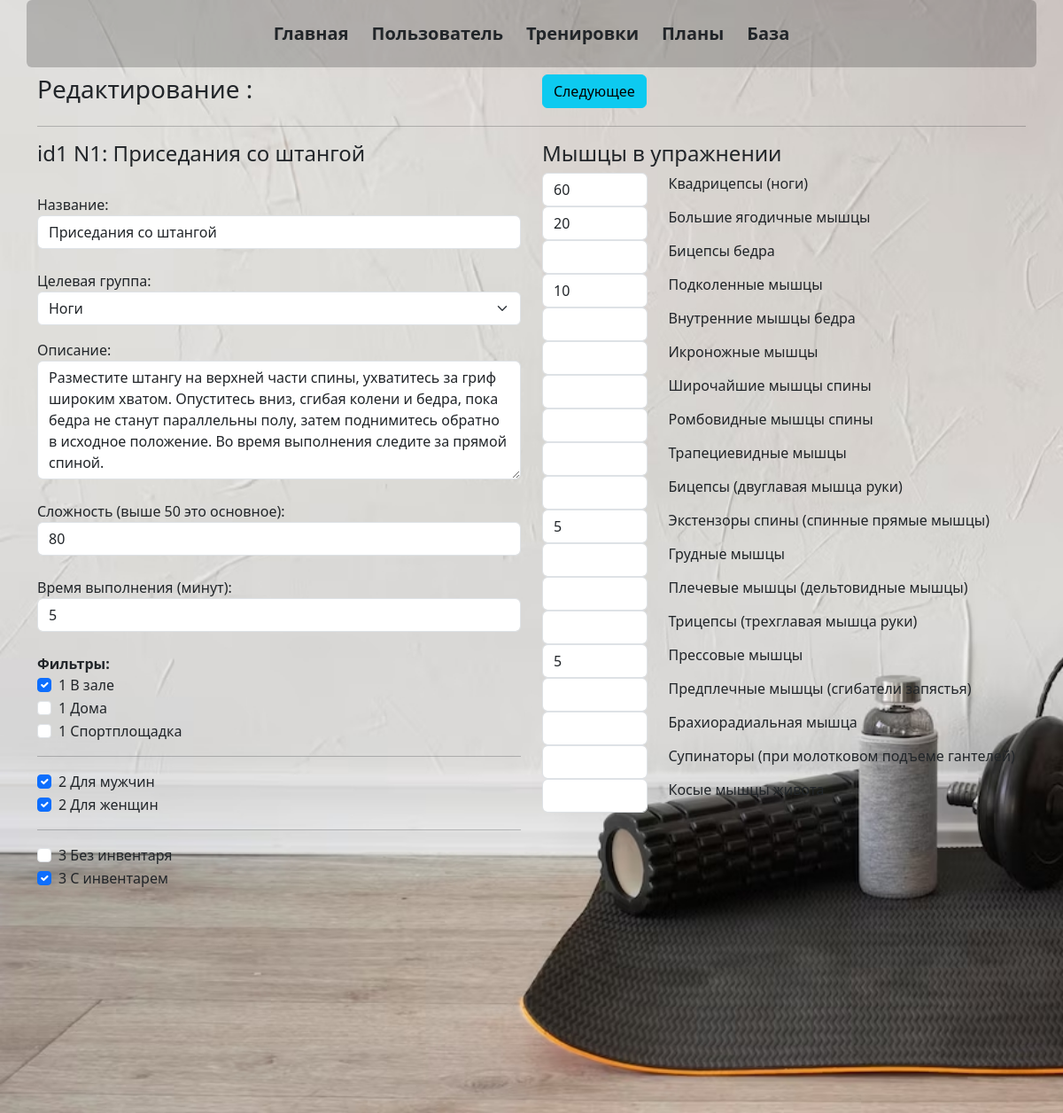
The app's page /list/ex1/edit with its own data.
### _models.py (models this page shows, shortened)
class Exercise(db.Model):
    __tablename__ = 'exercises'
    exercise_id = db.Column(db.Integer, primary_key=True)
    name = db.Column(db.String(50), nullable=False)
    target = db.Column(db.String(20), default='')
    description = db.Column(db.String(300), nullable=False)
    difficulty = db.Column(db.Integer, nullable=False)
    time_per_set = db.Column(db.Integer, nullable=False)
    counter = db.Column(db.Integer, default=0)
    filters = db.Column(JSON, default=[])   # LOCATION_FILTERS.keys
    user_training_exercises = relationship('UserTrainingExercise', back_populates='exercise')
    muscles = relationship('Muscle', secondary='exercise_muscles')
    training = db.relationship('Training', secondary='training_exercises', overlaps="exercises")
    training_exercises = relationship('TrainingExercise', back_populates='exercise')

class Muscle(db.Model):
    __tablename__ = 'muscles'
    muscle_id = db.Column(db.Integer, primary_key=True)
    muscle_name = db.Column(db.String(50), nullable=False)
    counter = db.Column(db.Integer, default=0)
    exercises = db.relationship('Exercise', secondary='exercise_muscles', overlaps="muscles")

### main.py (the view, shortened to what this page needs)
@app.route('/list/<string:counters>/edit', methods=['POST', 'GET'])
def list_edit(counters):
    targets = config.TARGETS
    const_config = {}
    const_config['filter_list'] = config.FILTER_LIST
    index_dict = {}
    index_dict['filter_list'] = []
    tb = counters[:2]   # counters передано сюда в маршруте , вид: ex3 или mu4
    counter = counters[2:]
    exercises = Exercise.query.all()
    muscles = Muscle.query.all()
    if tb == 'ex':  # если передано ex, то работа над редактированием Упражнения
        exercise = Exercise.query.filter_by(counter=counter).first()    # counter - переданное значение счетчика, фильтрую базу по счетчику
        if exercise.filters is None:
            exercise.filters=[]
        if request.method == 'POST':    # если метод ПОСТ (то есть если мы передаем данные с формы к нам сюда на сервер, то далее обрабатываем данные формы и сохраняем в базу
            exercise.name = request.form['name']
            exercise.target = request.form['select_target']  # тут новое поле для класса
            exercise.description = request.form['description']
            exercise.difficulty = request.form['difficulty']
            exercise.time_per_set = request.form['time_per_set']
            for i in range(len(const_config['filter_list'])):
                form_list = request.form.getlist('filters' + str(i + 1))
                if any(sublist for sublist in form_list if sublist):
                    index_dict['filter_list'] += form_list
            print(index_dict['filter_list'])
            exercise.filters = index_dict['filter_list']
            percents = request.form.getlist('percents[]')   # получаю список значений полей с именем percents[]
            exercise_muscles = []
            ExerciseMuscle.query.filter_by(exercise_id=exercise.exercise_id).delete()
            for counter, percent in enumerate(percents, start=1):
                if percent != '':
                    muscle = Muscle.query.filter_by(counter=counter).first()    # нахожу Muscle по counter
                    ExMus = ExerciseMuscle(exercise_id = exercise.exercise_id, muscle_id = muscle.muscle_id, percent = percent)
                    exercise_muscles.append(ExMus)
                    print(f'Упражнение id: {ExMus.exercise_id} - {muscle.muscle_name} (id:{ExMus.muscle_id}) - на {ExMus.percent}%')
            try:
                db.session.add_all(exercise_muscles)
                db.session.commit()
                return render_template('list.html', exercises=exercises, muscles=muscles)
            except Exception as e:
                db.session.rollback()
                return f'Ошибка при сохранения в базу данных: {e}'
        else:   # если метод не ПОСТ (а значит ГЕТ) то мы только зашли на маршрут и генерируем страницу для редактирования Упражнений, отсылая ей данные
            ex_len = len(exercises)
            if exercise is not None:
                muscles_in_ex = exercise.muscles  # Получение списка связанных мышц
                mus_dict = {}
                for muscle in muscles_in_ex:
                    percent = ExerciseMuscle.query.filter_by(exercise_id=exercise.exercise_id, muscle_id=muscle.muscle_id).first().percent
                    mus_dict[muscle.counter] = percent
            else:
                return "Упражнение не найдено."
            return render_template('edit_ex_table.html', exercise=exercise, ex_len=ex_len, muscles=muscles,
                                   mus_dict=mus_dict, targets=targets, const_config=const_config)

### templates/edit_ex_table.html (shortened to what this page needs)
{% extends 'base.html' %}
{% block body %}
    <div class="row mb-0">
        <div class="col-6">
            <h3> Редактирование :</h3>
        </div>
        <div class="col-6">
            {% if exercise.counter < ex_len %}
                {% set next_counter = exercise.counter + 1 %}
                <a href="/list/ex{{ next_counter }}/edit" class="btn btn-info">Следующее</a>
            {% endif %}
        </div>
    </div>
    <hr>
<form method="post" action="/list/ex{{exercise.counter}}/edit">
    <div class="row mb-3">
        <div class="col-6">
            <h4>id{{exercise.exercise_id}} N{{exercise.counter}}: {{exercise.name}}</h4>
            <br><span>Название:</span>
            <input type="text" name="name" id="name" class="form-control" value="{{exercise.name}}"><br>
            <span>Целевая группа:</span>
            <select name="select_target" class="form-select form-select-md mb-3" aria-label=".form-select-md example">
                {% for target in targets %}
                    <option value="{{target}}" {% if exercise.target == target %} selected {% endif %}>{{target}}</option>
                {% endfor %}
            </select>
            <span>Описание:</span>
            <textarea name="description" id="description" class="form-control" rows="5">{{exercise.description}}</textarea><br>
            <span>Сложность (выше 50 это основное):</span>
            <input type="number" name="difficulty" id="difficulty" class="form-control" value="{{exercise.difficulty}}"><br>
            <span>Время выполнения (минут):</span>
            <input type="number" name="time_per_set" id="time_per_set" class="form-control" value="{{exercise.time_per_set}}"><br>
            <b>Фильтры:</b><br>
            {% for i in range(const_config['filter_list']|length) %}
                {% for key, filter in const_config['filter_list'][i].items() %}
                    <div class="form-check">
                        <input class="form-check-input" type="checkbox" name="filters{{i+1}}" value="{{key}}" id="chk_{{key}}" {% if key in exercise.filters %} checked {% endif %}">
                        <label class="form-check-label" for="chk_{{key}}">
                           {{i+1}} {{filter}}
                        </label>
                    </div>
                {% endfor %}
            <hr>
            {% endfor %}
            <div class="row mb-0 mt-3">
                <div class="col-6">
                    <input type="submit" class="btn btn-success" value="Сохранить">
                </div>
                <div class="col-6">
                    <button type="button" class="btn btn-outline-danger" data-bs-toggle="modal" data-bs-target="#confirmDeleteModal">Удалить</button>
                </div>
            </div>
        </div>
        <div class="col-6">
            <h4>Мышцы в упражнении</h4>
            <div class="row mb-3">
                {% for mus in muscles %}
                    {% set percent = mus_dict.get(mus.counter) %}
                    <div class="col-3">
                        <input type="number" name="percents[]" id='mu{{ mus.counter }}' class="form-control" value="{{ percent if percent is defined else '' }}">
                    </div>
                    <div class="col-9">
                        <label class="form-check-label">{{mus.muscle_name}}</label>
                    </div>
                {% endfor %}
           </div>
        </div>
    </div>
</form>
{% endblock %}

### static/css/main.css (style rules this page uses)
body { background-image: url('../imgs/background.jpg'); background-size: cover; background-repeat: no-repeat; background-attachment: fixed; }

### records on screen
Exercise: exercise_id "1", counter "1", name "Приседания со штангой", select_target "Ноги", description "Разместите штангу на верхней части спины, ухватитесь за гриф широким хватом. Опуститесь вниз, сгибая колени и бедра, пока бедра не станут параллельны полу, затем поднимитесь обратно в исходное положение. Во время выполнения следите за прямой спиной.", difficulty "80", time_per_set "5", filters "☑" "☑" "☑" "☑" "☑"
Muscle: percent "60", muscle_name "Квадрицепсы (ноги)"
Muscle: percent "20", muscle_name "Большие ягодичные мышцы"
Muscle: muscle_name "Бицепсы бедра"
Muscle: percent "10", muscle_name "Подколенные мышцы"
Muscle: muscle_name "Внутренние мышцы бедра"
Muscle: muscle_name "Икроножные мышцы"
Muscle: muscle_name "Широчайшие мышцы спины"
Muscle: muscle_name "Ромбовидные мышцы спины"
Muscle: muscle_name "Трапециевидные мышцы"
Muscle: muscle_name "Бицепсы (двуглавая мышца руки)"
Muscle: percent "5", muscle_name "Экстензоры спины (спинные прямые мышцы)"
Muscle: muscle_name "Грудные мышцы"
Muscle: muscle_name "Плечевые мышцы (дельтовидные мышцы)"
Muscle: muscle_name "Трицепсы (трехглавая мышца руки)"
Muscle: percent "5", muscle_name "Прессовые мышцы"
Muscle: muscle_name "Предплечные мышцы (сгибатели запястья)"
Muscle: muscle_name "Брахиорадиальная мышца"
Muscle: muscle_name "Супинаторы (при молотковом подъеме гантелей)"
Muscle: muscle_name "Косые мышцы живота"

### other values on screen
{{ i+1 }} "1" "1" "1" "2" "2" "3" "3"
{{ filter }} "В зале" "Дома" "Спортплощадка" "Для мужчин" "Для женщин" "Без инвентаря" "С инвентарем"
